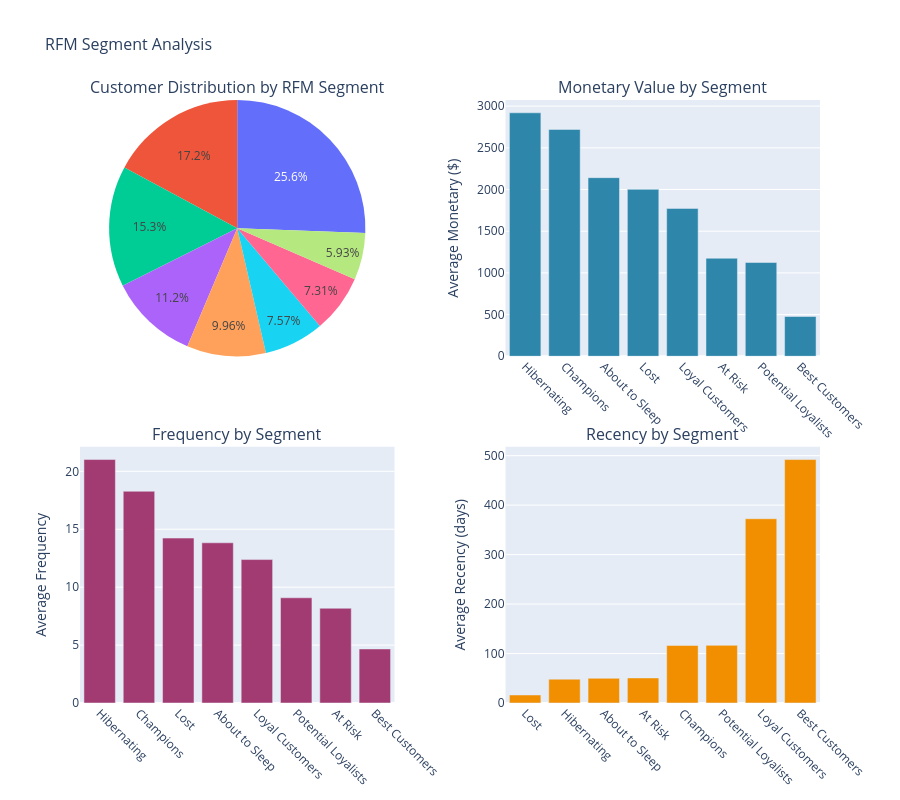

This figure's notebook cell:
### Code cell
# Visualize RFM segments
fig = make_subplots(
    rows=2, cols=2,
    subplot_titles=('Customer Distribution by RFM Segment', 'Monetary Value by Segment',
                    'Frequency by Segment', 'Recency by Segment'),
    specs=[[{'type': 'pie'}, {'type': 'bar'}],
           [{'type': 'bar'}, {'type': 'bar'}]],
    vertical_spacing=0.15,
    horizontal_spacing=0.15
)

# Segment distribution pie chart
fig.add_trace(
    go.Pie(labels=segment_dist.index, values=segment_dist.values,
           name='RFM Segments'),
    row=1, col=1
)

# Monetary by segment
monetary_by_segment = rfm.groupby('RFM_Segment')['Monetary'].mean().sort_values(ascending=False)
fig.add_trace(
    go.Bar(x=monetary_by_segment.index, y=monetary_by_segment.values,
           name='Avg Monetary', marker_color='#2E86AB'),
    row=1, col=2
)

# Frequency by segment
freq_by_segment = rfm.groupby('RFM_Segment')['Frequency'].mean().sort_values(ascending=False)
fig.add_trace(
    go.Bar(x=freq_by_segment.index, y=freq_by_segment.values,
           name='Avg Frequency', marker_color='#A23B72'),
    row=2, col=1
)

# Recency by segment
recency_by_segment = rfm.groupby('RFM_Segment')['Recency'].mean().sort_values()
fig.add_trace(
    go.Bar(x=recency_by_segment.index, y=recency_by_segment.values,
           name='Avg Recency', marker_color='#F18F01'),
    row=2, col=2
)

fig.update_layout(height=800, showlegend=False,
                  title_text='RFM Segment Analysis',
                  title_font_size=16)

fig.update_xaxes(tickangle=45, row=1, col=2)
fig.update_xaxes(tickangle=45, row=2, col=1)
fig.update_xaxes(tickangle=45, row=2, col=2)

fig.update_yaxes(title_text='Average Monetary ($)', row=1, col=2)
fig.update_yaxes(title_text='Average Frequency', row=2, col=1)
fig.update_yaxes(title_text='Average Recency (days)', row=2, col=2)

fig.show()

### Figure 1 — Plotly figure (JSON) as saved in the notebook; plotly's stock layout.template omitted (floating-point values rounded to 4 significant figures)
{"data": [{"domain": {"x": [0, 0.425], "y": [0.575, 1]}, "labels": ["Lost", "Loyal Customers", "Potential Loyalists", "At Risk", "Champions", "Best Customers", "Hibernating", "About to Sleep"], "name": "RFM Segments", "type": "pie", "values": [203, 136, 121, 89, 79, 60, 58, 47]}, {"marker": {"color": "#2E86AB"}, "name": "Avg Monetary", "type": "bar", "x": ["Hibernating", "Champions", "About to Sleep", "Lost", "Loyal Customers", "At Risk", "Potential Loyalists", "Best Customers"], "xaxis": "x", "y": [2920.0, 2720.0, 2142.0, 2002.0, 1774.0, 1176.0, 1124.0, 477.1], "yaxis": "y"}, {"marker": {"color": "#A23B72"}, "name": "Avg Frequency", "type": "bar", "x": ["Hibernating", "Champions", "Lost", "About to Sleep", "Loyal Customers", "Potential Loyalists", "At Risk", "Best Customers"], "xaxis": "x2", "y": [21.02, 18.28, 14.24, 13.83, 12.38, 9.083, 8.18, 4.667], "yaxis": "y2"}, {"marker": {"color": "#F18F01"}, "name": "Avg Recency", "type": "bar", "x": ["Lost", "Hibernating", "About to Sleep", "At Risk", "Champions", "Potential Loyalists", "Loyal Customers", "Best Customers"], "xaxis": "x3", "y": [16.18, 48.19, 49.89, 50.7, 116.2, 116.5, 372.5, 492.2], "yaxis": "y3"}], "layout": {"annotations": [{"font": {"size": 16}, "showarrow": false, "text": "Customer Distribution by RFM Segment", "x": 0.2125, "xanchor": "center", "xref": "paper", "y": 1, "yanchor": "bottom", "yref": "paper"}, {"font": {"size": 16}, "showarrow": false, "text": "Monetary Value by Segment", "x": 0.7875, "xanchor": "center", "xref": "paper", "y": 1, "yanchor": "bottom", "yref": "paper"}, {"font": {"size": 16}, "showarrow": false, "text": "Frequency by Segment", "x": 0.2125, "xanchor": "center", "xref": "paper", "y": 0.425, "yanchor": "bottom", "yref": "paper"}, {"font": {"size": 16}, "showarrow": false, "text": "Recency by Segment", "x": 0.7875, "xanchor": "center", "xref": "paper", "y": 0.425, "yanchor": "bottom", "yref": "paper"}], "height": 800, "showlegend": false, "title": {"font": {"size": 16}, "text": "RFM Segment Analysis"}, "xaxis": {"anchor": "y", "domain": [0.575, 1], "tickangle": 45}, "xaxis2": {"anchor": "y2", "domain": [0, 0.425], "tickangle": 45}, "xaxis3": {"anchor": "y3", "domain": [0.575, 1], "tickangle": 45}, "yaxis": {"anchor": "x", "domain": [0.575, 1], "title": {"text": "Average Monetary ($)"}}, "yaxis2": {"anchor": "x2", "domain": [0, 0.425], "title": {"text": "Average Frequency"}}, "yaxis3": {"anchor": "x3", "domain": [0, 0.425], "title": {"text": "Average Recency (days)"}}}}
